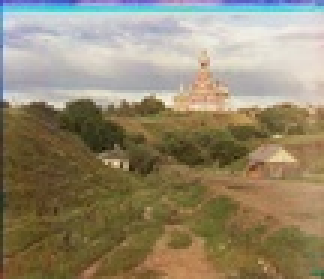
#> input picture proj1/figure/cathedral_ok.jpg, 108 x 93 px, shrunk from 354 x 305 before the run, given in place of cathedral.jpg, which was not available (shown 3 times larger)
$ python test.py
#> lines starting #> are read from the running program, lines starting #| are printed output that depends on the picture; pictures that were not available may be replaced by others from this repository, and a replacement may not be noted
import matplotlib.pyplot as plt
import numpy as np
import os
import skimage.io as skio
import skimage as sk
import cv2

def visualize_rgb_wave(r, g, b):

    # cal pixel value and num of pixels each channel
    b_hist, b_bins = np.histogram(b, bins=256) # (256,) num of pixels in this magnitude  bin_edges, in a culmulative way
    g_hist, g_bins = np.histogram(g, bins=256)
    r_hist, r_bins = np.histogram(r, bins=256)

    # cal wave form each channel
    b_waveform = np.cumsum(b_hist) / np.sum(b_hist) # pixel until now / all pixel, presented in a culmulative format
    g_waveform = np.cumsum(g_hist) / np.sum(g_hist)
    r_waveform = np.cumsum(r_hist) / np.sum(r_hist)

    plt.figure(figsize=(10, 5))
    plt.plot(b_bins[:-1], b_waveform, color='blue', label='B')
    plt.plot(g_bins[:-1], g_waveform, color='green', label='G')
    plt.plot(r_bins[:-1], r_waveform, color='red', label='R')
    plt.title('Histogram in wave')
    plt.xlabel('pixel value')
    plt.ylabel('cumulative frequency')
    plt.legend()
    plt.grid(True)
    plt.savefig('output/waveform_grad.jpg')
    # plt.show()


# single scale search

imname = 'data/cathedral.jpg' # 'data/cathedral.jpg'

# read in the image NOTE skio and cv2.imread map to different numerical ranges
im = skio.imread(imname)
#> im is the input picture: shape (93, 108, 3); mean R, G, B 147.4, 135.7, 110.4

# convert to double TODO(might want to do this later on to save memory)
im = sk.img_as_float(im) # (1024, 390)
height = np.floor(im.shape[0] / 3.0).astype(int) # an approximation
#> height = 31

# separate color channels
b = im[:height] # (341, 390) value[0.0,1.0]
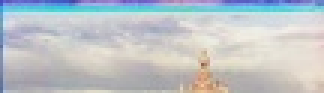
#> b: shape (31, 108, 3) float64 (shown 3 times larger); mean R, G, B 0.747, 0.769, 0.783
g = im[height: 2*height] # (341, 390)
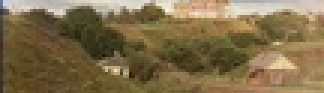
#> g: shape (31, 108, 3) float64 (shown 3 times larger); mean R, G, B 0.502, 0.431, 0.293
r = im[2*height: 3*height] # (341, 390)
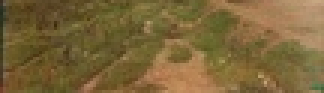
#> r: shape (31, 108, 3) float64 (shown 3 times larger); mean R, G, B 0.484, 0.397, 0.223

print(f'single channel image shape {b.shape}')
#| single channel image shape (31, 108, 3)

def stack_and_save(r, g, b): # for visualization
    # to 8 bit uint/float for storing
    ag = np.interp(g, (0.0,1.0), (0.0,255.0)).astype(np.uint8)
    ar = np.interp(r, (0.0,1.0), (0.0,255.0)).astype(np.uint8)
    ab = np.interp(b, (0.0,1.0), (0.0,255.0)).astype(np.uint8)

    # create a color image (order matters)
    im_out = np.dstack([ar, ag, ab])

    # save the image
    os.makedirs('output/', exist_ok=True)
    fname = os.path.join('output/', f'overlap.jpg')
#> (the run stopped early here; a loop or call above may not have finished)

$ run again, on proj1/figure/emir_pixel_l5.jpg
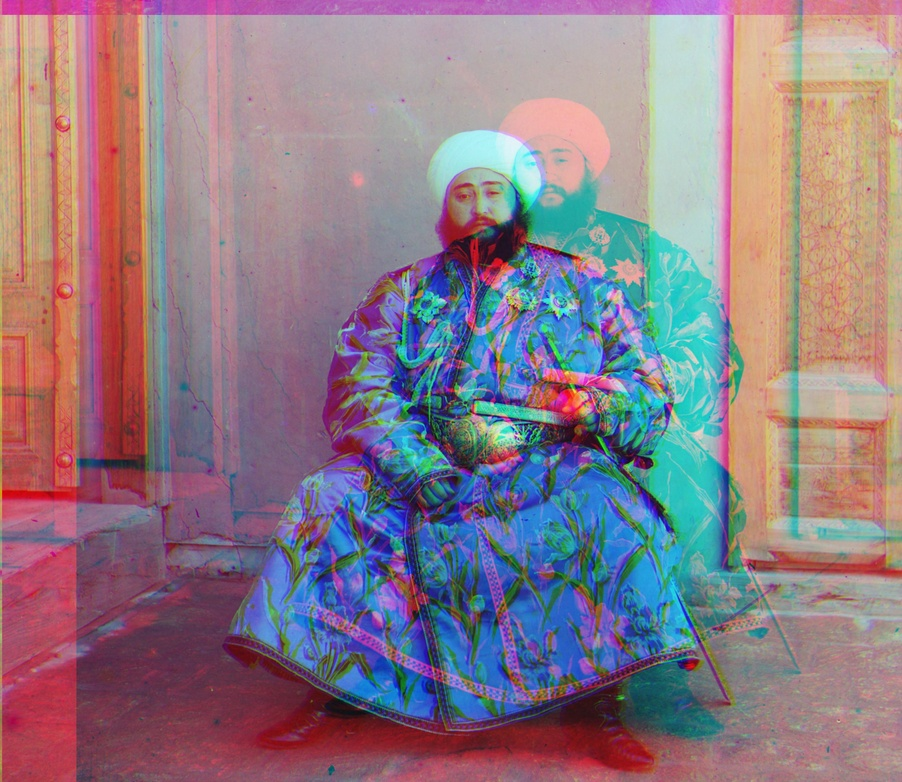
#> input picture proj1/figure/emir_pixel_l5.jpg, 902 x 782 px, shrunk from 2962 x 2569 before the run, given in place of cathedral.jpg, which was not available
#> im is the input picture: shape (782, 902, 3); mean R, G, B 142, 122.8, 134
#> `g = im[height: 2*height]`:
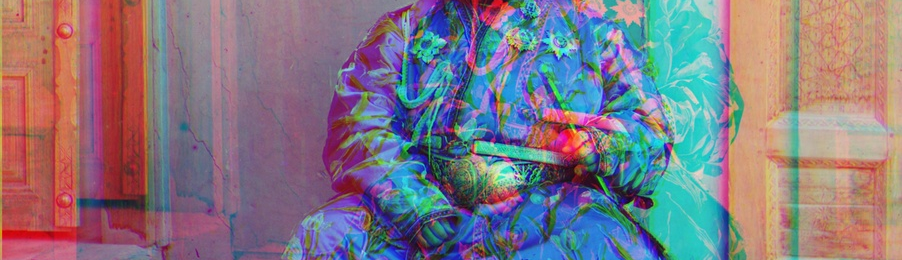
#> g: shape (260, 902, 3) float64; mean R, G, B 0.514, 0.469, 0.515
#> `r = im[2*height: 3*height]`:
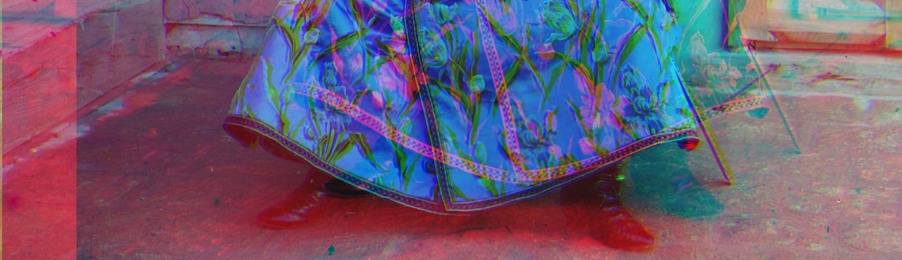
#> r: shape (260, 902, 3) float64; mean R, G, B 0.436, 0.357, 0.457
#| single channel image shape (260, 902, 3)

$ run again, on proj1/figure/harvesters_ok.jpg
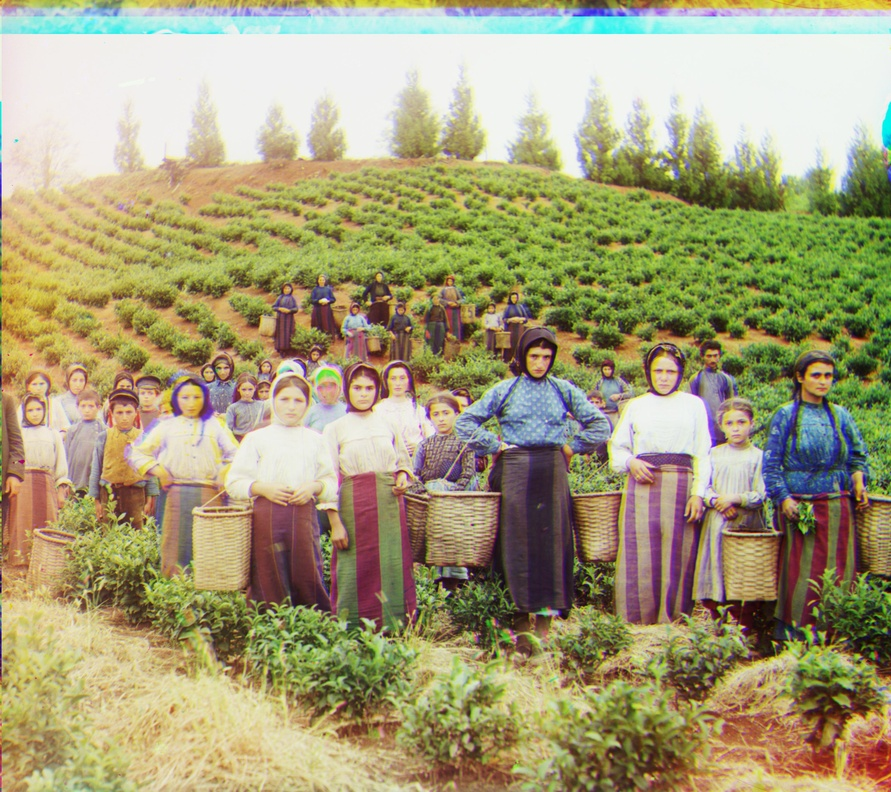
#> input picture proj1/figure/harvesters_ok.jpg, 891 x 792 px, shrunk from 3251 x 2888 before the run, given in place of cathedral.jpg, which was not available
#> im is the input picture: shape (792, 891, 3); mean R, G, B 165.5, 158.2, 120.2
#> `g = im[height: 2*height]`:
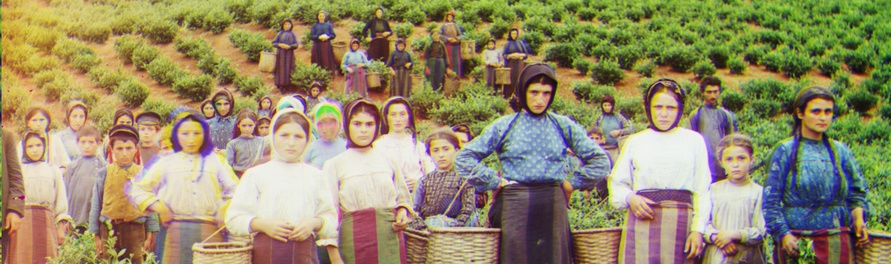
#> g: shape (264, 891, 3) float64; mean R, G, B 0.592, 0.548, 0.412
#> `r = im[2*height: 3*height]`:
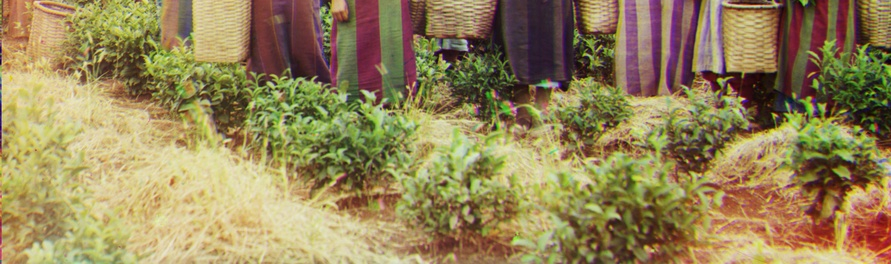
#> r: shape (264, 891, 3) float64; mean R, G, B 0.591, 0.524, 0.347
#| single channel image shape (264, 891, 3)
